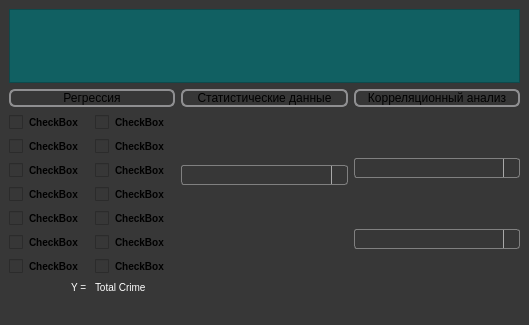
<?xml version="1.0" encoding="UTF-8"?>
<ui version="4.0">
 <class>MainWindow</class>
 <widget class="QMainWindow" name="MainWindow">
  <property name="geometry">
   <rect>
    <x>0</x>
    <y>0</y>
    <width>529</width>
    <height>325</height>
   </rect>
  </property>
  <property name="windowTitle">
   <string>MainWindow</string>
  </property>
  <property name="styleSheet">
   <string notr="true">background-color: #373737;</string>
  </property>
  <widget class="QWidget" name="centralwidget">
   <property name="styleSheet">
    <string notr="true">
QWidget{
background-color: #373737;
}

QCheckBox{
  position: absolute;
  top: 3px;
  left: 0;
  height: 18px;
  width: 18px;
  background-color: qlineargradient(x1: 0, y1: 0, x2: 0, y2: 1,
                                 stop: 0 #D3D3D3, stop: 0.4 #D8D8D8,
                                 stop: 0.5 #DDDDDD, stop: 1.0 #E1E1E1);;
  border: 2px solid qlineargradient(x1: 0, y1: 0, x2: 0, y2: 1,
                                 stop: 0 #D3D3D3, stop: 0.4 #D8D8D8,
                                 stop: 0.5 #DDDDDD, stop: 1.0 #E1E1E1);
  border-radius: 4px;
  opacity: 5;
}
QCheckBox:after {
  content: &quot;&quot;;
  position: absolute;
  left: 5px;
  top: 1px;
  width: 5px;
  height: 10px;
  border: solid #333;
  border-width: 0 2px 2px 0;
  transform: rotate(45deg);
  transition: opacity 0.25s ease;
}
QCheckBox{
  color: black;
  line-height: 1.4;
  font-size: 10px;
  font-weight: bold;
}

 QPushButton {
     border: 2px solid #8f8f91;
     border-radius: 6px;
     background-color:qlineargradient(x1: 0, y1: 0, x2: 0, y2: 1,
                                 stop: 0 #D3D3D3, stop: 0.4 #D8D8D8,
                                 stop: 0.5 #DDDDDD, stop: 1.0 #E1E1E1);
     min-width: 80px;
 }

 QPushButton:pressed {
     background-color: qlineargradient(x1: 0, y1: 0, x2: 0, y2: 1,
                                 stop: 0 #D3D3D3, stop: 0.4 #D8D8D8,
                                 stop: 0.5 #DDDDDD, stop: 1.0 #E1E1E1);
 }

 QPushButton:flat {
     border: none; /* для плоской кнопки границы нет */
 }

 QPushButton:default {
     border-color: navy; /* делаем кнопку по умолчанию выпуклой */
 }

 QPushButton:open { /* когда собственное меню кнопки раскрыто */
     background-color:qlineargradient(x1: 0, y1: 0, x2: 0, y2: 1,
                                 stop: 0 #D3D3D3, stop: 0.4 #D8D8D8,
                                 stop: 0.5 #DDDDDD, stop: 1.0 #E1E1E1);
 }

 QPushButton::menu-indicator {
     image: url(menu_indicator.png);
     subcontrol-origin: padding;
     subcontrol-position: bottom right;
 }

 QPushButton::menu-indicator:pressed, QPushButton::menu-indicator:open {
     position: relative;
     top: 2px; left: 2px; /* сдвигаем стрелку на 2 px */
 }
QLabel{
color: white;
font-size: 10px
}
 QComboBox {
     border: 1px solid gray;
     border-radius: 3px;
     padding: 1px 18px 1px 3px;
     min-width: 6em;
 }

 QComboBox:editable {
     background: white;
 }

 QComboBox:!editable, QComboBox::drop-down:editable {
      background: qlineargradient(x1: 0, y1: 0, x2: 0, y2: 1,
                                  stop: 0 #E1E1E1, stop: 0.4 #DDDDDD,
                                  stop: 0.5 #D8D8D8, stop: 1.0 #D3D3D3);
 }

 /* QComboBox получает состояние &quot;on&quot; когда выпадающий список раскрыт */
 QComboBox:!editable:on, QComboBox::drop-down:editable:on {
     background: qlineargradient(x1: 0, y1: 0, x2: 0, y2: 1,
                                 stop: 0 #D3D3D3, stop: 0.4 #D8D8D8,
                                 stop: 0.5 #DDDDDD, stop: 1.0 #E1E1E1);
 }

 QComboBox:on { /* сдвиг текста когда выпадающий список раскрывается */
     padding-top: 3px;
     padding-left: 4px;
 }

 QComboBox::drop-down {
     subcontrol-origin: padding;
     subcontrol-position: top right;
     width: 15px;

     border-left-width: 1px;
     border-left-color: darkgray;
     border-left-style: solid; /* только одна линия */
     border-top-right-radius: 3px; /* тот же радиус закругления что и у QComboBox */
     border-bottom-right-radius: 3px;
 }

 QComboBox::down-arrow {
     image: url(/usr/share/icons/crystalsvg/16x16/actions/1downarrow.png);
 }

 QComboBox::down-arrow:on { /* сдвиг стрелки когда выпадающий список раскрывается */
     top: 1px;
     left: 1px;
 }

 QComboBox QAbstractItemView {
     border: 2px solid darkgray;
     selection-background-color: lightgray;
 }
QTableWidget{
background-color: #116062;
}
 QTableView {
     selection-background-color: #30d5c8;
 }
 QTableView QTableCornerButton::section {
     background: #116062;
 }</string>
   </property>
   <layout class="QVBoxLayout" name="verticalLayout">
    <item>
     <widget class="QTableWidget" name="tableWidget"/>
    </item>
    <item>
     <layout class="QGridLayout" name="gridLayout">
      <item row="3" column="0">
       <layout class="QGridLayout" name="gridLayout_2">
        <property name="bottomMargin">
         <number>0</number>
        </property>
        <item row="0" column="1">
         <widget class="QCheckBox" name="checkBox_8">
          <property name="text">
           <string>CheckBox</string>
          </property>
         </widget>
        </item>
        <item row="2" column="1">
         <widget class="QCheckBox" name="checkBox_10">
          <property name="text">
           <string>CheckBox</string>
          </property>
         </widget>
        </item>
        <item row="4" column="1">
         <widget class="QCheckBox" name="checkBox_12">
          <property name="text">
           <string>CheckBox</string>
          </property>
         </widget>
        </item>
        <item row="5" column="0">
         <widget class="QCheckBox" name="checkBox_7">
          <property name="text">
           <string>CheckBox</string>
          </property>
         </widget>
        </item>
        <item row="3" column="1">
         <widget class="QCheckBox" name="checkBox_11">
          <property name="text">
           <string>CheckBox</string>
          </property>
         </widget>
        </item>
        <item row="5" column="1">
         <widget class="QCheckBox" name="checkBox_13">
          <property name="text">
           <string>CheckBox</string>
          </property>
         </widget>
        </item>
        <item row="6" column="1">
         <widget class="QCheckBox" name="checkBox_14">
          <property name="text">
           <string>CheckBox</string>
          </property>
         </widget>
        </item>
        <item row="0" column="0">
         <widget class="QCheckBox" name="checkBox">
          <property name="text">
           <string>CheckBox</string>
          </property>
         </widget>
        </item>
        <item row="1" column="0">
         <widget class="QCheckBox" name="checkBox_2">
          <property name="text">
           <string>CheckBox</string>
          </property>
         </widget>
        </item>
        <item row="2" column="0">
         <widget class="QCheckBox" name="checkBox_3">
          <property name="text">
           <string>CheckBox</string>
          </property>
         </widget>
        </item>
        <item row="3" column="0">
         <widget class="QCheckBox" name="checkBox_5">
          <property name="text">
           <string>CheckBox</string>
          </property>
         </widget>
        </item>
        <item row="4" column="0">
         <widget class="QCheckBox" name="checkBox_6">
          <property name="text">
           <string>CheckBox</string>
          </property>
         </widget>
        </item>
        <item row="6" column="0">
         <widget class="QCheckBox" name="checkBox_4">
          <property name="text">
           <string>CheckBox</string>
          </property>
         </widget>
        </item>
        <item row="1" column="1">
         <widget class="QCheckBox" name="checkBox_9">
          <property name="text">
           <string>CheckBox</string>
          </property>
         </widget>
        </item>
        <item row="7" column="0">
         <widget class="QLabel" name="label">
          <property name="text">
           <string>&lt;html&gt;&lt;head/&gt;&lt;body&gt;&lt;p align=&quot;right&quot;&gt;&lt;span style=&quot; font-size:10px;&quot;&gt;Y = &lt;/span&gt;&lt;/p&gt;&lt;/body&gt;&lt;/html&gt;</string>
          </property>
         </widget>
        </item>
        <item row="7" column="1">
         <widget class="QLabel" name="label_2">
          <property name="text">
           <string>&lt;html&gt;&lt;head/&gt;&lt;body&gt;&lt;p&gt;&lt;span style=&quot; font-size:10px;&quot;&gt;Total Crime&lt;/span&gt;&lt;/p&gt;&lt;/body&gt;&lt;/html&gt;</string>
          </property>
         </widget>
        </item>
       </layout>
      </item>
      <item row="0" column="1">
       <layout class="QVBoxLayout" name="verticalLayout_2">
        <item>
         <widget class="QPushButton" name="static_button">
          <property name="text">
           <string>Статистические данные</string>
          </property>
         </widget>
        </item>
       </layout>
      </item>
      <item row="0" column="2">
       <widget class="QPushButton" name="correl_button">
        <property name="text">
         <string>Корреляционный анализ</string>
        </property>
       </widget>
      </item>
      <item row="0" column="0">
       <widget class="QPushButton" name="regression_button">
        <property name="text">
         <string>Регрессия</string>
        </property>
       </widget>
      </item>
      <item row="3" column="2">
       <layout class="QVBoxLayout" name="verticalLayout_4">
        <property name="bottomMargin">
         <number>0</number>
        </property>
        <item>
         <widget class="QComboBox" name="col1_combobox"/>
        </item>
        <item>
         <widget class="QComboBox" name="col2_combobox"/>
        </item>
       </layout>
      </item>
      <item row="3" column="1">
       <layout class="QGridLayout" name="gridLayout_4">
        <property name="topMargin">
         <number>0</number>
        </property>
        <property name="bottomMargin">
         <number>57</number>
        </property>
        <item row="0" column="0">
         <widget class="QComboBox" name="comboBox"/>
        </item>
       </layout>
      </item>
     </layout>
    </item>
   </layout>
  </widget>
  <widget class="QMenuBar" name="menubar">
   <property name="geometry">
    <rect>
     <x>0</x>
     <y>0</y>
     <width>529</width>
     <height>18</height>
    </rect>
   </property>
  </widget>
  <widget class="QStatusBar" name="statusbar"/>
 </widget>
 <resources/>
 <connections/>
</ui>
